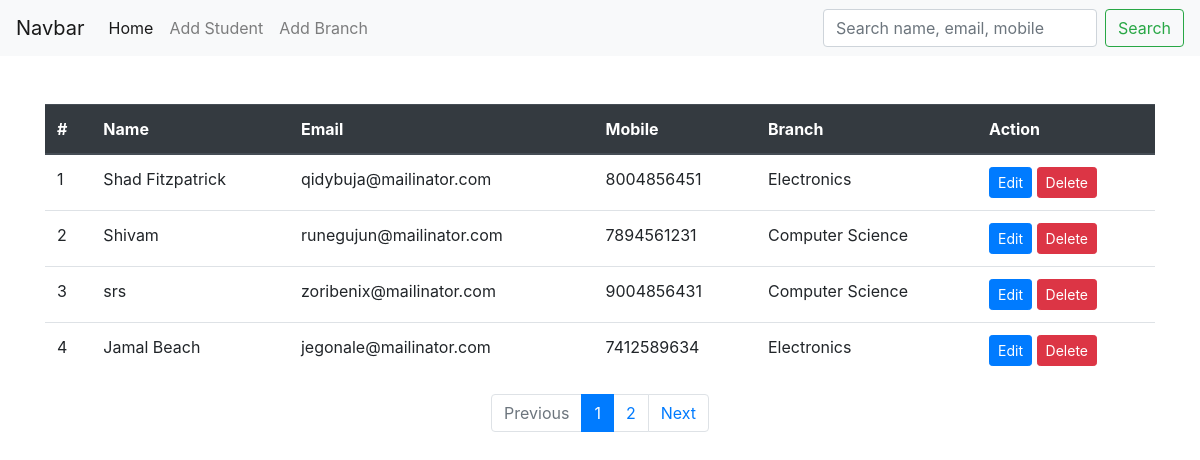
The page / on the database its author committed.
### tables this page shows
CREATE TABLE `students` (
  `id` int(11) NOT NULL,
  `name` varchar(255) NOT NULL,
  `email` varchar(255) NOT NULL,
  `mobile` varchar(11) NOT NULL,
  `branch_id` int(11) NOT NULL,
  `created_at` date NOT NULL DEFAULT current_timestamp()
);

CREATE TABLE `branch` (
  `id` int(11) NOT NULL,
  `name` varchar(255) NOT NULL
);

### index.php (the view, shortened to what this page needs)
<?php
include "dbcon.php";
$limit = 4;
$page = isset($_GET['page']) ? (int)$_GET['page'] : 1;
$offset = ($page - 1) * $limit;
$search = $_GET['search'] ?? '';
$searchSql = "";
$countResult = $conn->query("
  SELECT COUNT(*) AS total
  FROM students
  LEFT JOIN branch ON students.branch_id = branch.id
  $searchSql
");
$totalRecords = $countResult->fetch_assoc()['total'];
if ($totalRecords % $limit == 0) {
  $totalPages = $totalRecords / $limit;
} else {
  $totalPages = intdiv($totalRecords, $limit) + 1;
}
$students = [];
$s = $conn->query("
  SELECT students.id, students.name, students.email, students.mobile,
         students.branch_id, branch.name AS branch_name
  FROM students
  LEFT JOIN branch ON students.branch_id = branch.id
  $searchSql
  LIMIT $limit OFFSET $offset
");
while ($row = $s->fetch_assoc()) {
  $students[] = $row;
}
?>
<!doctype html>
<html lang="en">
<head>
  <link rel="stylesheet" href="https://cdn.jsdelivr.net/npm/bootstrap@4.6.2/dist/css/bootstrap.min.css">
</head>
<body>
<?php include 'navbar.php'; ?>
<div class="container my-5">
<table class="table">
  <thead class="thead-dark">
    <tr>
      <th>#</th>
      <th>Name</th>
      <th>Email</th>
      <th>Mobile</th>
      <th>Branch</th>
      <th>Action</th>
    </tr>
  </thead>
  <tbody>
  <?php foreach ($students as $i => $s): ?>
    <tr>
      <td><?= $offset + $i + 1 ?></td>
      <td><?= htmlspecialchars($s['name']) ?></td>
      <td><?= htmlspecialchars($s['email']) ?></td>
      <td><?= htmlspecialchars($s['mobile']) ?></td>
      <td><?= htmlspecialchars($s['branch_name']) ?></td>
      <td>
        <button class="btn btn-primary btn-sm editBtn"
          data-id="<?= $s['id'] ?>"
          data-name="<?= htmlspecialchars($s['name']) ?>"
          data-email="<?= htmlspecialchars($s['email']) ?>"
          data-mobile="<?= htmlspecialchars($s['mobile']) ?>"
          data-branch="<?= $s['branch_id'] ?>"
          data-toggle="modal" data-target="#editModal">Edit</button>
        <button class="btn btn-danger btn-sm deleteBtn"
          data-id="<?= $s['id'] ?>"
          data-toggle="modal" data-target="#deleteModal">Delete</button>
      </td>
    </tr>
  <?php endforeach; ?>
  </tbody>
</table>
<nav>
  <ul class="pagination justify-content-center">
    <li class="page-item <?= $page <= 1 ? 'disabled' : '' ?>">
      <a class="page-link" href="?page=<?= $page - 1 ?>&search=<?= $search ?>">Previous</a>
    </li>
    <?php for ($p = 1; $p <= $totalPages; $p++): ?>
      <li class="page-item <?= $p == $page ? 'active' : '' ?>">
        <a class="page-link" href="?page=<?= $p ?>&search=<?= $search ?>"><?= $p ?></a>
      </li>
    <?php endfor; ?>
    <li class="page-item <?= $page >= $totalPages ? 'disabled' : '' ?>">
      <a class="page-link" href="?page=<?= $page + 1 ?>&search=<?= $search ?>">Next</a>
    </li>
  </ul>
</nav>
</div>
</body>
</html>

### navbar.php (shortened to what this page needs)
<nav class="navbar navbar-expand-lg navbar-light bg-light">
  <a class="navbar-brand" href="#">Navbar</a>
  <div class="collapse navbar-collapse" id="navbarSupportedContent">
   <?php
$currentPage = basename($_SERVER['PHP_SELF']);
?>
<ul class="navbar-nav mr-auto">
  <li class="nav-item <?= ($currentPage == 'index.php') ? 'active' : '' ?>">
    <a class="nav-link" href="index.php">Home</a>
  </li>
  <li class="nav-item <?= ($currentPage == 'create.php') ? 'active' : '' ?>">
    <a href="create.php" class="nav-link">Add Student</a>
  </li>
  <li class="nav-item <?= ($currentPage == 'branch.php') ? 'active' : '' ?>">
    <a href="branch.php" class="nav-link">Add Branch</a>
  </li>
</ul>
<?php
$currentPage = basename($_SERVER['PHP_SELF']);
if ($currentPage == 'index.php') {
?>
<form class="form-inline my-2 my-lg-0" method="GET" action="index.php">
  <input
    class="form-control mr-sm-2"
    type="search"
    name="search"
    placeholder="Search name, email, mobile"
    value="<?php echo $_GET['search'] ?? ''; ?>"
  >
  <button class="btn btn-outline-success my-2 my-sm-0" type="submit">Search</button>
</form>
<?php
}
?>
  </div>
</nav>

### rows shown on the page
students: i "1", name "Shad Fitzpatrick", email "qidybuja@mailinator.com", mobile "8004856451", branch.name "Electronics"
students: i "2", name "Shivam", email "runegujun@mailinator.com", mobile "7894561231", branch.name "Computer Science"
students: i "3", name "srs", email "zoribenix@mailinator.com", mobile "9004856431", branch.name "Computer Science"
students: i "4", name "Jamal Beach", email "jegonale@mailinator.com", mobile "7412589634", branch.name "Electronics"
